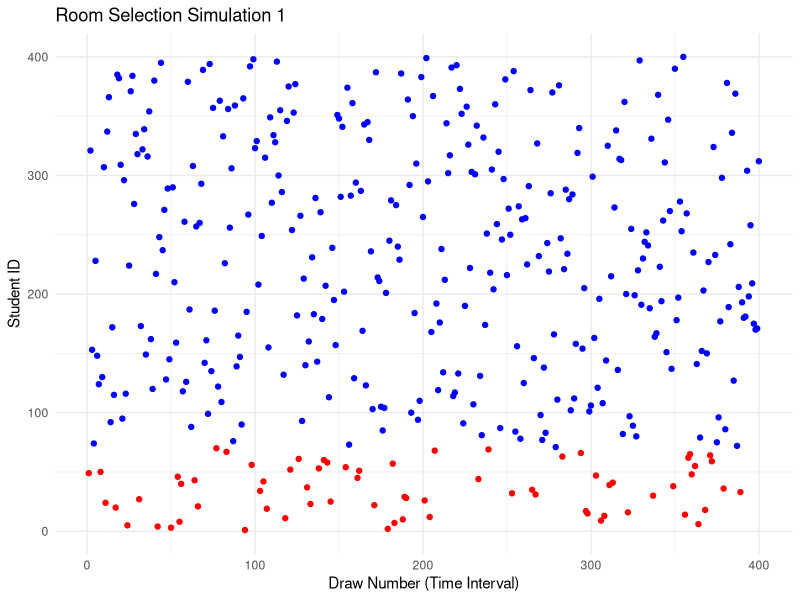
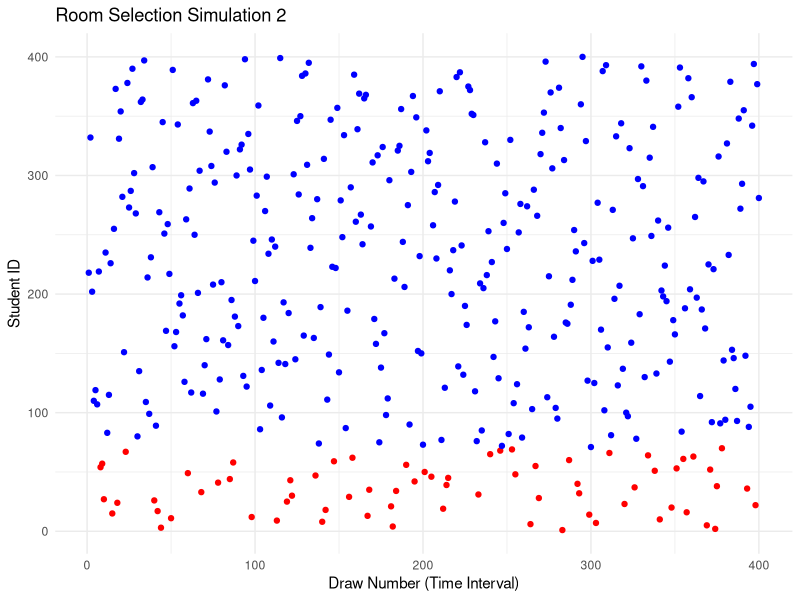
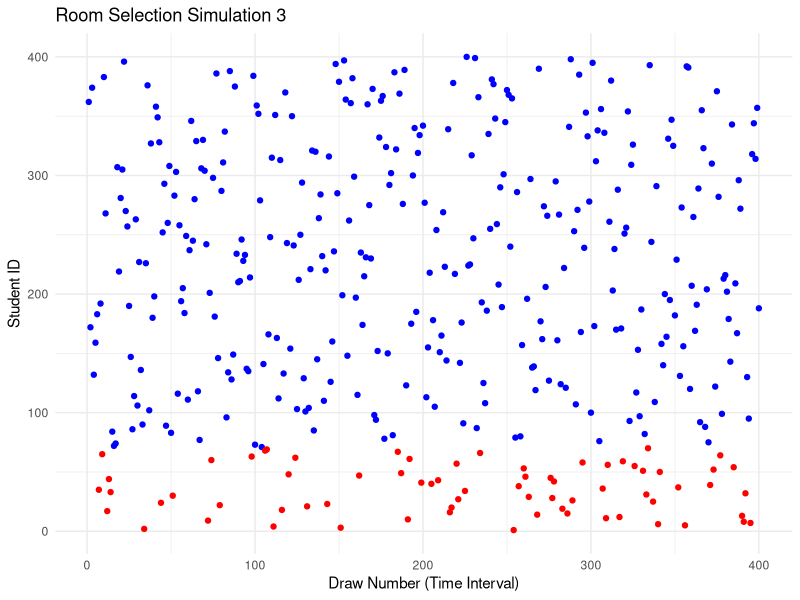
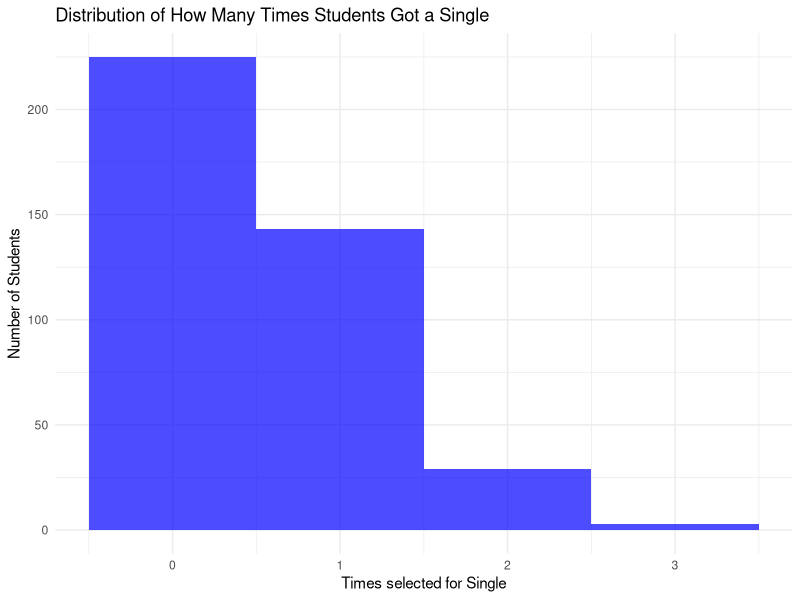

Write the R code that produced these figures, in order.
## ---- chunk 1
library(tidyverse)
library(ggplot2)

# Function to simulate the room draw
simulate_room_draw <- function(total_students = 400, students_per_draw = 5, draw_interval = 3) {
  # Create a vector to represent students (1 to 400)
  students <- 1:total_students
  
  # Create a vector to track students who have picked a room
  students_picked <- rep(FALSE, total_students)
  
  # Vector to track the order of students picking a room
  order_of_picking <- c()
  
  num_draws <- 0
  
  # Simulate the process until all students have picked a room
  while (sum(students_picked) < total_students) {
    # Randomly select 5 students who haven't picked a room yet
    available_students <- which(!students_picked)
    selected_students <- sample(available_students, min(students_per_draw, length(available_students)), replace = FALSE)
    
    # Mark those students as having picked a room
    students_picked[selected_students] <- TRUE
    
    # Add selected students to the order of picking
    order_of_picking <- c(order_of_picking, selected_students)
    
    # Increment the number of draws (or rounds)
    num_draws <- num_draws + 1
  }
  
  # Return the order of picking and the number of draws
  list(order_of_picking = order_of_picking, num_draws = num_draws)
}


set.seed(42)
simulations <- map(1:3, ~ simulate_room_draw())



  # Plot for each simulation
  map2(simulations, 1:3, ~ {
    # Get the order of picking for this simulation
    order_of_picking <- .x$order_of_picking
    draw_number <- 1:length(order_of_picking)
    
    # Determine the color for each student (red for the first 70, blue otherwise)
    colors <- ifelse(order_of_picking <= 70, "red", "blue")
    
    # Create a tibble to plot the points
    tibble(student = order_of_picking, draw_number = draw_number, color = colors) %>%
      ggplot(aes(x = draw_number, y = student, color = color)) +
      geom_point() +
      labs(title = paste("Room Selection Simulation", .y), x = "Draw Number (Time Interval)", y = "Student ID") +
      theme_minimal() +
      scale_color_identity() + 
      theme(legend.position = "none")
  })

## ---- chunk 2
# Function to simulate the room draw
simulate_room_draw <- function(total_students = 400, students_per_draw = 5, draw_interval = 3) {
  # Create a vector to represent students (1 to 400)
  students <- 1:total_students
  
  # Create a vector to track students who have picked a room
  students_picked <- rep(FALSE, total_students)
  
  # Vector to track the order of students picking a room
  order_of_picking <- c()
  
  num_draws <- 0
  

  while (sum(students_picked) < total_students) {

    available_students <- which(!students_picked)
    selected_students <- sample(available_students, min(students_per_draw, length(available_students)), replace = FALSE)
    

    students_picked[selected_students] <- TRUE
    

    order_of_picking <- c(order_of_picking, selected_students)
    

    num_draws <- num_draws + 1
  }
  

  list(order_of_picking = order_of_picking, num_draws = num_draws)
}


set.seed(42)
simulations <- map(1:3, ~ simulate_room_draw())


red_dot_students <- map(simulations, ~ .x$order_of_picking[1:70])


all_red_dots <- unique(unlist(red_dot_students))


total_students <- 400
prob_red_dot_at_least_once <- length(all_red_dots) / total_students
prob_red_dot_at_least_once

## ---- chunk 3

simulate_room_draw <- function(total_students = 400, students_per_draw = 5, draw_interval = 3) {

  students <- 1:total_students
  

  students_picked <- rep(FALSE, total_students)
  

  order_of_picking <- c()
  
  num_draws <- 0
  

  while (sum(students_picked) < total_students) {

    available_students <- which(!students_picked)
    selected_students <- sample(available_students, min(students_per_draw, length(available_students)), replace = FALSE)
    
  
    students_picked[selected_students] <- TRUE
    
 
    order_of_picking <- c(order_of_picking, selected_students)
    
   
    num_draws <- num_draws + 1
  }
  
  
  list(order_of_picking = order_of_picking, num_draws = num_draws)
}


set.seed(42)
simulations <- map(1:3, ~ simulate_room_draw())


student_red_dot_count <- rep(0, 400)

#utilized walk instead of map here bc I found that it would eliminate the result and would set up the graph without teh additional numbers. 
walk(simulations, ~ {
  red_dot_students <- .x$order_of_picking[1:70]
  student_red_dot_count[red_dot_students] <<- student_red_dot_count[red_dot_students] + 1
})


df <- tibble(red_dot_count = student_red_dot_count)



ggplot(df, aes(x = red_dot_count)) +
  geom_histogram(binwidth = 1, fill = "blue", alpha = 0.7) +
  labs(title = "Distribution of How Many Times Students Got a Single",
       x = "Times selected for Single",
       y = "Number of Students") +
  scale_x_continuous(breaks = 0:3) +  
  theme_minimal()

